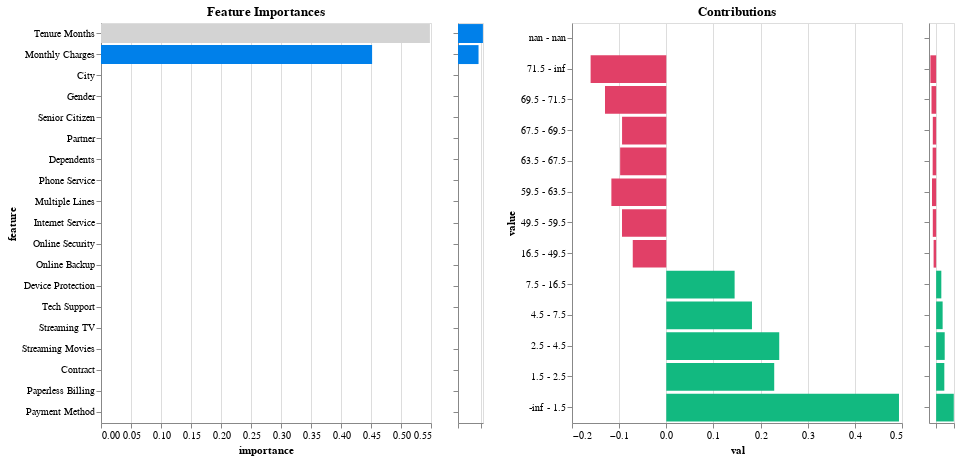

This figure's notebook cell:
### Markdown cell above
## 4. Model Interpretability and Explainability
Following training, the `model.explain()` method is called to generate insights into the model's decision-making process. This step is crucial for understanding the factors that influence the model's predictions and ensuring that the model's behaviour is transparent and explainable.

### Code cell
model.explain()

### Figure 1 — Vega-Lite specification as saved in the notebook (floating-point values rounded to 4 significant figures)
{"config": {"view": {"continuousWidth": 300, "continuousHeight": 300}}, "hconcat": [{"mark": {"type": "bar", "color": "#0080ea"}, "encoding": {"color": {"condition": {"param": "param_1", "value": "lightgray"}, "value": "#0080ea"}, "tooltip": {"field": "importance_label", "type": "nominal"}, "x": {"field": "importance", "type": "quantitative"}, "y": {"field": "feature", "sort": {"field": "importance", "order": "descending"}, "type": "nominal"}}, "height": 400, "name": "view_1", "title": "Feature Importances", "transform": [{"filter": {"param": "param_2"}}], "width": 330}, {"mark": {"type": "bar", "color": "#0080ea"}, "encoding": {"x": {"axis": {"labels": false, "title": null}, "field": "importance", "type": "quantitative"}, "y": {"axis": {"labels": false, "title": null}, "field": "feature", "sort": "-x", "type": "nominal"}}, "height": 400, "name": "view_2", "width": 25}, {"data": {"name": "data-8274f1a1928e386553c206c91ca52a2e"}, "mark": {"type": "bar", "color": "#e14067"}, "encoding": {"color": {"condition": {"test": "(datum.contribution < 0)", "value": "#e14067"}, "value": "#12b980"}, "tooltip": {"field": "score_label", "type": "nominal"}, "x": {"field": "val", "type": "quantitative"}, "y": {"field": "value", "sort": {"field": "index", "order": "descending"}, "type": "nominal"}}, "height": 400, "name": "view_3", "title": "Contributions", "transform": [{"fold": ["contribution", "mean", "frequency"], "as": ["column", "val"]}, {"filter": {"param": "Select"}}, {"filter": {"param": "param_1"}}, {"filter": {"param": "param_3"}}], "width": 330}, {"data": {"name": "data-8274f1a1928e386553c206c91ca52a2e"}, "mark": {"type": "bar", "color": "#e14067"}, "encoding": {"color": {"condition": {"test": "(datum.contribution < 0)", "value": "#e14067"}, "value": "#12b980"}, "x": {"axis": {"labels": false, "title": null}, "field": "contribution", "type": "quantitative"}, "y": {"axis": {"labels": false, "title": null}, "field": "value", "sort": {"field": "index", "order": "descending"}, "type": "nominal"}}, "height": 400, "name": "view_4", "transform": [{"filter": {"param": "param_1"}}], "width": 25}], "data": {"name": "data-cf25f15acf4d9e14bb59e67cca3635f7"}, "params": [{"name": "param_1", "select": {"type": "point", "fields": ["feature"]}, "value": "Tenure Months", "views": ["view_1"]}, {"name": "Select", "select": {"type": "point", "fields": ["column"]}, "bind": {"input": "select", "options": ["contribution", "mean", "frequency"]}, "value": "contribution", "views": ["view_1", "view_3"]}, {"name": "param_2", "select": {"type": "interval", "encodings": ["y"]}, "views": ["view_2"]}, {"name": "param_3", "select": {"type": "interval", "encodings": ["y"]}, "views": ["view_4"]}], "$schema": "https://vega.github.io/schema/vega-lite/v5.20.1.json", "datasets": {"data-cf25f15acf4d9e14bb59e67cca3635f7": [{"feature": "City", "importance": 0.0, "importance_label": "0.0%"}, {"feature": "Gender", "importance": 0.0, "importance_label": "0.0%"}, {"feature": "Senior Citizen", "importance": 0.0, "importance_label": "0.0%"}, {"feature": "Partner", "importance": 0.0, "importance_label": "0.0%"}, {"feature": "Dependents", "importance": 0.0, "importance_label": "0.0%"}, {"feature": "Phone Service", "importance": 0.0, "importance_label": "0.0%"}, {"feature": "Multiple Lines", "importance": 0.0, "importance_label": "0.0%"}, {"feature": "Internet Service", "importance": 0.0, "importance_label": "0.0%"}, {"feature": "Online Security", "importance": 0.0, "importance_label": "0.0%"}, {"feature": "Online Backup", "importance": 0.0, "importance_label": "0.0%"}, {"feature": "Device Protection", "importance": 0.0, "importance_label": "0.0%"}, {"feature": "Tech Support", "importance": 0.0, "importance_label": "0.0%"}, {"feature": "Streaming TV", "importance": 0.0, "importance_label": "0.0%"}, {"feature": "Streaming Movies", "importance": 0.0, "importance_label": "0.0%"}, {"feature": "Contract", "importance": 0.0, "importance_label": "0.0%"}, {"feature": "Paperless Billing", "importance": 0.0, "importance_label": "0.0%"}, {"feature": "Payment Method", "importance": 0.0, "importance_label": "0.0%"}, {"feature": "Monthly Charges", "importance": 0.4518, "importance_label": "45.2%"}, {"feature": "Tenure Months", "importance": 0.5482, "importance_label": "54.8%"}], "data-8274f1a1928e386553c206c91ca52a2e": [{"index": 0, "value": "-inf - 1.5", "contribution": 0.4936, "mean": 0.6009, "frequency": 0.09135, "feature": "Tenure Months", "score_label": "49.4"}, {"index": 1, "value": "1.5 - 2.5", "contribution": 0.2289, "mean": 0.5, "frequency": 0.03222, "feature": "Tenure Months", "score_label": "22.9"}, {"index": 2, "value": "2.5 - 4.5", "contribution": 0.2396, "mean": 0.4646, "frequency": 0.05384, "feature": "Tenure Months", "score_label": "24.0"}, {"index": 3, "value": "4.5 - 7.5", "contribution": 0.1818, "mean": 0.417, "frequency": 0.05235, "feature": "Tenure Months", "score_label": "18.2"}, {"index": 4, "value": "7.5 - 16.5", "contribution": 0.145, "mean": 0.3468, "frequency": 0.1314, "feature": "Tenure Months", "score_label": "14.5"}, {"index": 5, "value": "16.5 - 49.5", "contribution": -0.07111, "mean": 0.2091, "frequency": 0.3264, "feature": "Tenure Months", "score_label": "-7.1"}, {"index": 6, "value": "49.5 - 59.5", "contribution": -0.09394, "mean": 0.1524, "frequency": 0.1015, "feature": "Tenure Months", "score_label": "-9.4"}, {"index": 7, "value": "59.5 - 63.5", "contribution": -0.1165, "mean": 0.07282, "frequency": 0.04366, "feature": "Tenure Months", "score_label": "-11.6"}, {"index": 8, "value": "63.5 - 67.5", "contribution": -0.09787, "mean": 0.1043, "frequency": 0.04472, "feature": "Tenure Months", "score_label": "-9.8"}, {"index": 9, "value": "67.5 - 69.5", "contribution": -0.09381, "mean": 0.08148, "frequency": 0.02861, "feature": "Tenure Months", "score_label": "-9.4"}, {"index": 10, "value": "69.5 - 71.5", "contribution": -0.13, "mean": 0.04278, "frequency": 0.03964, "feature": "Tenure Months", "score_label": "-13.0"}, {"index": 11, "value": "71.5 - inf", "contribution": -0.1605, "mean": 0.02344, "frequency": 0.05426, "feature": "Tenure Months", "score_label": "-16.1"}, {"index": 12, "value": "nan - nan", "contribution": 0.0, "mean": 0.0, "frequency": 0.0, "feature": "Tenure Months", "score_label": "0.0"}, {"index": 0, "value": "-inf - 19.425", "contribution": -0.09172, "mean": 0.08, "frequency": 0.02649, "feature": "Monthly Charges", "score_label": "-9.2"}, {"index": 1, "value": "19.425 - 19.675", "contribution": -0.08931, "mean": 0.08955, "frequency": 0.0284, "feature": "Monthly Charges", "score_label": "-8.9"}, {"index": 2, "value": "19.675 - 19.925", "contribution": -0.08019, "mean": 0.1061, "frequency": 0.02798, "feature": "Monthly Charges", "score_label": "-8.0"}, {"index": 3, "value": "19.925 - 20.125", "contribution": -0.09869, "mean": 0.06504, "frequency": 0.02607, "feature": "Monthly Charges", "score_label": "-9.9"}, {"index": 4, "value": "20.125 - 20.425", "contribution": -0.08283, "mean": 0.1081, "frequency": 0.03137, "feature": "Monthly Charges", "score_label": "-8.3"}, {"index": 5, "value": "20.425 - 23.575", "contribution": -0.09058, "mean": 0.09938, "frequency": 0.03412, "feature": "Monthly Charges", "score_label": "-9.1"}, {"index": 6, "value": "23.575 - 25.025", "contribution": -0.09976, "mean": 0.07895, "frequency": 0.03222, "feature": "Monthly Charges", "score_label": "-10.0"}, {"index": 7, "value": "25.025 - 29.475", "contribution": -0.08405, "mean": 0.1042, "frequency": 0.03052, "feature": "Monthly Charges", "score_label": "-8.4"}, {"index": 8, "value": "29.475 - 50.875", "contribution": 0.06416, "mean": 0.3018, "frequency": 0.1075, "feature": "Monthly Charges", "score_label": "6.4"}, {"index": 9, "value": "50.875 - 56.0", "contribution": -0.01368, "mean": 0.2395, "frequency": 0.05045, "feature": "Monthly Charges", "score_label": "-1.4"}, {"index": 10, "value": "56.0 - 61.425", "contribution": -0.0955, "mean": 0.09659, "frequency": 0.0373, "feature": "Monthly Charges", "score_label": "-9.5"}, {"index": 11, "value": "61.425 - 68.825", "contribution": -0.08637, "mean": 0.1164, "frequency": 0.04006, "feature": "Monthly Charges", "score_label": "-8.6"}, {"index": 12, "value": "68.825 - 74.425", "contribution": 0.1956, "mean": 0.4044, "frequency": 0.07758, "feature": "Monthly Charges", "score_label": "19.6"}, {"index": 13, "value": "74.425 - 80.525", "contribution": 0.1629, "mean": 0.3732, "frequency": 0.09029, "feature": "Monthly Charges", "score_label": "16.3"}, {"index": 14, "value": "80.525 - 106.775", "contribution": 0.2461, "mean": 0.3648, "frequency": 0.3073, "feature": "Monthly Charges", "score_label": "24.6"}, {"index": 15, "value": "106.775 - inf", "contribution": -0.0657, "mean": 0.1619, "frequency": 0.05235, "feature": "Monthly Charges", "score_label": "-6.6"}, {"index": 16, "value": "nan - nan", "contribution": 0.0, "mean": 0.0, "frequency": 0.0, "feature": "Monthly Charges", "score_label": "0.0"}]}}
